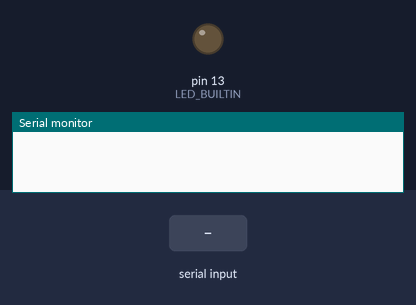
Recording of a sketch running on a simulated Arduino Uno, built with avr-gcc and run on an emulated ATmega328P. Parts: output pins drawn as LEDs (lit = HIGH), the last lines printed to the serial monitor. Inputs (shaded band) come from the test bench.

Above: at 1.2 s.
1.3 s: "1" received over Serial
At 1.9 s:
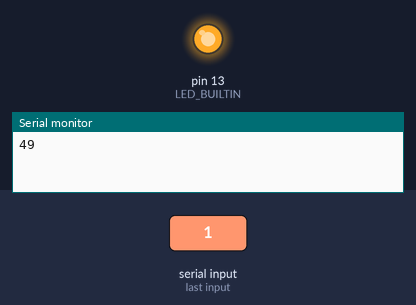
Timing chart, 0 to 4.3 s (numbered marks = the images above; inputs shaded):
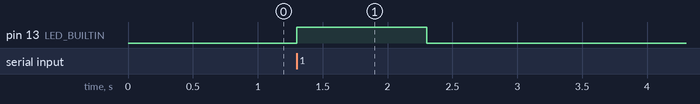

Measured:
- after the input at 1.3 s, pin 13 (LED_BUILTIN): LOW → HIGH at once, → LOW 1.0 s later

The sketch:

readFromPi.ino
```cpp
void setup() {
  Serial.begin(9600);
  pinMode(LED_BUILTIN, OUTPUT);
}

void loop() {
  if(Serial.available()>0) {
    Serial.println(Serial.read());
    digitalWrite(LED_BUILTIN, HIGH);
    delay(1000);
    digitalWrite(LED_BUILTIN, LOW);
    delay(1000);
  }
  else
    Serial.flush();
}
```
